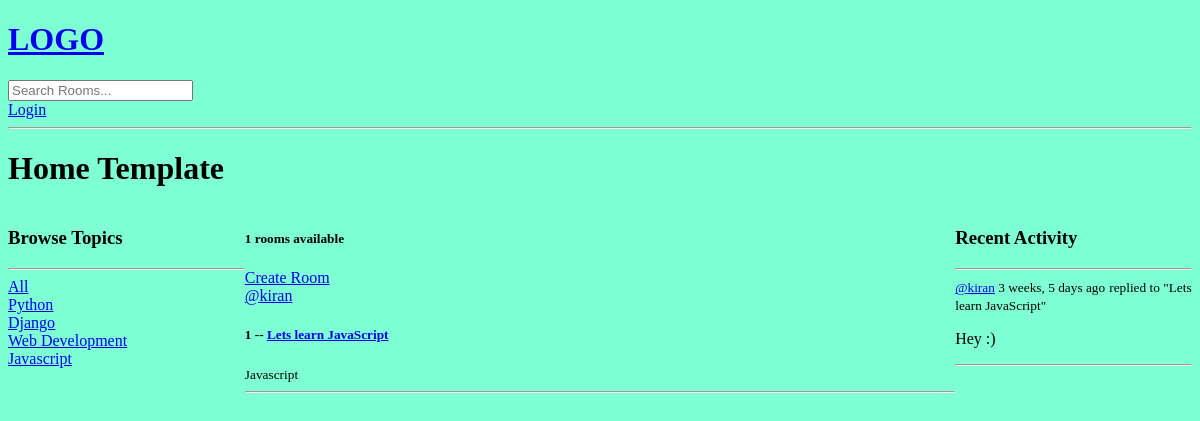
Page /?q=Javascript on the earlier database version.
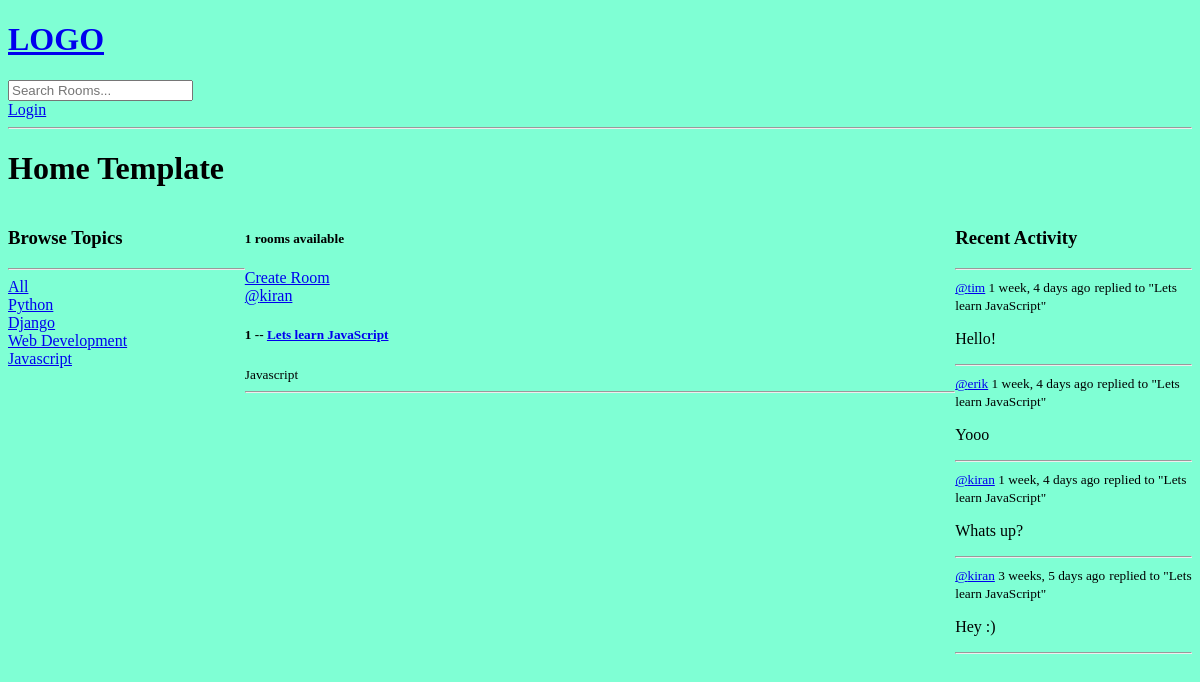
Same page on the later database version.
### base/models.py (models this page shows, shortened)
class Topic(models.Model):
    name = models.CharField(max_length=200)

class Room(models.Model):
    host = models.ForeignKey(User, on_delete=models.SET_NULL, null=True)
    topic = models.ForeignKey(Topic, on_delete=models.SET_NULL, null=True)
    name = models.CharField(max_length=200)
    description = models.TextField(null=True, blank=True)
    participants = models.ManyToManyField(User, related_name='participants', blank=True)
    updated = models.DateTimeField(auto_now=True)
    created = models.DateTimeField(auto_now_add=True)
    class Meta:
        ordering = ['-updated','-created']
    def __str__(self):
        return self.name

class Message(models.Model):
    user = models.ForeignKey(User, on_delete=models.CASCADE)
    room = models.ForeignKey(Room, on_delete=models.CASCADE)
    body = models.TextField()
    updated = models.DateTimeField(auto_now=True)
    created = models.DateTimeField(auto_now_add=True)
    class Meta:
        ordering = ['-updated','-created']
    def __str__(self):
        return self.body[0:50]

### base/views.py (the view)
# urls.py: path('', views.home, name="home"),
def home(request):
    q = request.GET.get('q') if request.GET.get('q') != None else ''
    rooms = Room.objects.filter(
    Q(topic__name__icontains=q) |
    Q(name__icontains=q) |
    Q(description__icontains=q)
    )
    topics = Topic.objects.all()
    room_count = rooms.count()
    room_messages = Message.objects.filter(Q(room__topic__name__icontains=q))
    context = {'rooms':rooms, 'topics': topics, 'room_count': room_count, 'room_messages':room_messages}
    return render(request, 'base/home.html', context)

### base/templates/base/home.html (shortened to what this page needs)
{% extends 'main.html' %}
{% block content %}
<h1> Home Template</h1>
<div class="home-container">
    <div>
        {% include 'base/topics_component.html' %}
    </div>
    <div>
        <h5>{{room_count}} rooms available</h5>
        <a href="{% url 'create-room' %}">Create Room</a>
        {% include 'base/feed_component.html' %}
</div>
<div>
    {% include 'base/activity_component.html' %}
</div>
</div>
{% endblock content %}

### base/templates/base/topics_component.html
<h3>Browse Topics</h3>
<hr>
<div>
    <a href="{% url 'home' %}">All</a>
</div>
{% for topic in topics %}
    <div>
        <a href="{% url 'home' %}?q={{topic.name}}">{{topic.name}}</a>
    </div>
{% endfor %}

### base/templates/base/feed_component.html (shortened to what this page needs)
<div>
    {% for room in rooms%}
        <div>
            <a href="{% url 'user-profile' room.host.id %}">@{{room.host.username}}</a>
            <h5>{{room.id}} -- <a href ="{% url 'room' room.id %}">{{room.name}}</a></h5>
            <small>{{room.topic.name}}</small>
            <hr>
        </div>
    {% endfor %}
</div>

### base/templates/base/activity_component.html (shortened to what this page needs)
<h3>Recent Activity</h3>
    <hr>
    {% for message in room_messages %}
        <div>
            <small><a href="{% url 'user-profile' message.user.id %}">@{{message.user}}</a>  {{message.created|timesince}} ago</small>
            <small>replied to "{{message.room}}"</small>
            <p>{{message}}</p>
            <hr>
        </div>
    {% endfor %}

Differences in the rows shown:
added Message: user "tim", created "1 week, 4 days", room "Lets learn JavaScript", body "Hello!"
added Message: user "erik", created "1 week, 4 days", room "Lets learn JavaScript", body "Yooo"
added Message: user "kiran", created "1 week, 4 days", room "Lets learn JavaScript", body "Whats up?"
